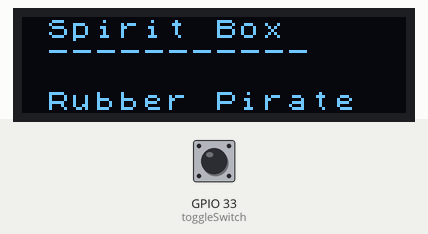
A sketch run on a simulated ESP32. On the bench: 128×32 one-colour display. The inputs (shaded band) are chosen by the test bench; at power-on: GPIO 33 (toggleSwitch) HIGH. Random numbers use the default seed unless the sketch sets one; no radio packets arrive unless stated; what the sketch prints to the serial monitor is not drawn.

Above: at 0.1 s.
At 5.1 s:
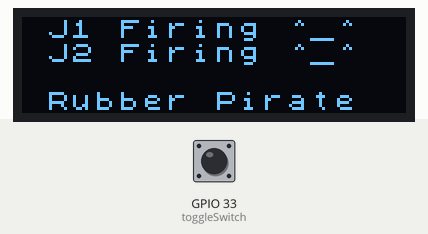

The sketch:

spiritbox.ino
```cpp
// ============================================================
// SpiritBox - by rubberpirate
// Fonte: https://github.com/rubberpirate/SpiritBox
// ESP32 + 2x nRF24L01 (HSPI + VSPI) + OLED SSD1306 + toggle switch
// ============================================================

#include "RF24.h"
#include <SPI.h>
#include <Wire.h>
#include "esp_bt.h"
#include "esp_wifi.h"

/* OLED SDA D21  SCL D22 */
#include <Arduino.h>
#include <U8x8lib.h>
#ifdef U8X8_HAVE_HW_SPI
#include <SPI.h>
#endif

U8X8_SSD1306_128X32_UNIVISION_SW_I2C u8x8(SCL, SDA, U8X8_PIN_NONE);

SPIClass *sp = nullptr;
SPIClass *hp = nullptr;

// NRF24-1 HSPI: SCK=14, MISO=12, MOSI=13, CS=15, CE=26
RF24 radio(26, 15, 16000000);

// NRF24-2 VSPI: SCK=18, MISO=19, MOSI=23, CS=2, CE=4
RF24 radio1(4, 2, 16000000);

unsigned int flag  = 0;  // HSPI direction flag
unsigned int flagv = 0;  // VSPI direction flag
int ch  = 45;            // HSPI channel
int ch1 = 45;            // VSPI channel

#include <ezButton.h>
ezButton toggleSwitch(33);

// ------------------------------------------------------------
// Modo "two": hopping com passo 2 (HSPI) e passo 4 (VSPI),
// bounce entre 2 e 79
// ------------------------------------------------------------
void two() {
  if (flagv == 0) {
    ch1 += 4;
  } else {
    ch1 -= 4;
  }
  if (flag == 0) {
    ch += 2;
  } else {
    ch -= 2;
  }

  if ((ch1 > 79) && (flagv == 0)) flagv = 1;
  else if ((ch1 < 2) && (flagv == 1)) flagv = 0;

  if ((ch > 79) && (flag == 0)) flag = 1;
  else if ((ch < 2) && (flag == 1)) flag = 0;

  radio.setChannel(ch);
  radio1.setChannel(ch1);
}

// ------------------------------------------------------------
// Modo "one": canal ALEATÓRIO nos dois rádios
// com microssegundos de delay aleatório
// ------------------------------------------------------------
void one() {
  radio1.setChannel(random(80));
  radio.setChannel(random(80));
  delayMicroseconds(random(60));  // remover se ficar lento
}

void initSP() {
  sp = new SPIClass(VSPI);
  sp->begin();
  if (radio1.begin(sp)) {
    Serial.println("VSPI Jammer Started !!!");
    u8x8.setFont(u8x8_font_chroma48medium8_r);
    u8x8.drawString(0, 0, " J1 Firing ^_^");
    u8x8.refreshDisplay();
    radio1.setAutoAck(false);
    radio1.stopListening();
    radio1.setRetries(0, 0);
    radio1.setPALevel(RF24_PA_MAX, true);
    radio1.setDataRate(RF24_2MBPS);
    radio1.setCRCLength(RF24_CRC_DISABLED);
    radio1.printPrettyDetails();
    radio1.startConstCarrier(RF24_PA_MAX, ch1);
  } else {
    Serial.println("VSPI Jammer couldn't start !!!");
    u8x8.setFont(u8x8_font_chroma48medium8_r);
    u8x8.drawString(0, 0, " J1 Died *_*");
    u8x8.refreshDisplay();
  }
}

void initHP() {
  hp = new SPIClass(HSPI);
  hp->begin();
  if (radio.begin(hp)) {
    Serial.println("HSPI Started !!!");
    u8x8.setFont(u8x8_font_chroma48medium8_r);
    u8x8.drawString(0, 1, " J2 Firing ^_^");
    u8x8.refreshDisplay();
    radio.setAutoAck(false);
    radio.stopListening();
    radio.setRetries(0, 0);
    radio.setPALevel(RF24_PA_MAX, true);
    radio.setDataRate(RF24_2MBPS);
    radio.setCRCLength(RF24_CRC_DISABLED);
    radio.printPrettyDetails();
    radio.startConstCarrier(RF24_PA_MAX, ch);
  } else {
    Serial.println("HSPI couldn't start !!!");
    u8x8.clear();
    u8x8.setFont(u8x8_font_chroma48medium8_r);
    u8x8.drawString(0, 1, " J2 Died *_*");
    u8x8.refreshDisplay();
  }
}

void setup() {
  Serial.begin(115200);

  u8x8.begin();
  u8x8.setPowerSave(0);
  u8x8.setFlipMode(0);
  u8x8.setFont(u8x8_font_chroma48medium8_r);
  u8x8.drawString(0, 0, " Spirit Box");
  u8x8.drawString(0, 1, " -----------");
  u8x8.drawString(0, 3, " Rubber Pirate");
  u8x8.refreshDisplay();
  delay(5000);

  esp_bt_controller_deinit();
  esp_wifi_stop();
  esp_wifi_deinit();
  esp_wifi_disconnect();

  toggleSwitch.setDebounceTime(50);
  initHP();
  initSP();
}

void loop() {
  toggleSwitch.loop();  // OBRIGATÓRIO chamar antes de getState()
  int state = toggleSwitch.getState();
  if (state == HIGH)
    two();  // hopping sequencial
  else
    one();  // canal aleatório
}
```

Measured:
- what the display in image 0 shows lasts 5.1 s, from 0.0 s to 5.1 s
